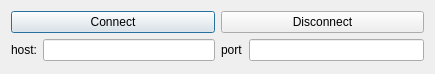
<?xml version="1.0" encoding="UTF-8"?>
<ui version="4.0">
 <class>Network</class>
 <widget class="QDialog" name="Network">
  <property name="geometry">
   <rect>
    <x>0</x>
    <y>0</y>
    <width>435</width>
    <height>74</height>
   </rect>
  </property>
  <property name="minimumSize">
   <size>
    <width>435</width>
    <height>74</height>
   </size>
  </property>
  <property name="windowTitle">
   <string>Dialog</string>
  </property>
  <layout class="QHBoxLayout" name="horizontalLayout_3">
   <item>
    <layout class="QVBoxLayout" name="verticalLayout">
     <item>
      <widget class="QPushButton" name="connect">
       <property name="text">
        <string>Connect</string>
       </property>
      </widget>
     </item>
     <item>
      <layout class="QHBoxLayout" name="horizontalLayout">
       <item>
        <widget class="QLabel" name="label">
         <property name="text">
          <string>host:</string>
         </property>
        </widget>
       </item>
       <item>
        <widget class="QLineEdit" name="host"/>
       </item>
      </layout>
     </item>
    </layout>
   </item>
   <item>
    <layout class="QVBoxLayout" name="verticalLayout_2">
     <item>
      <widget class="QPushButton" name="disconnect">
       <property name="text">
        <string>Disconnect</string>
       </property>
      </widget>
     </item>
     <item>
      <layout class="QHBoxLayout" name="horizontalLayout_2">
       <item>
        <widget class="QLabel" name="label_2">
         <property name="text">
          <string>port</string>
         </property>
        </widget>
       </item>
       <item>
        <widget class="QLineEdit" name="port"/>
       </item>
      </layout>
     </item>
    </layout>
   </item>
  </layout>
 </widget>
 <resources/>
 <connections/>
</ui>
